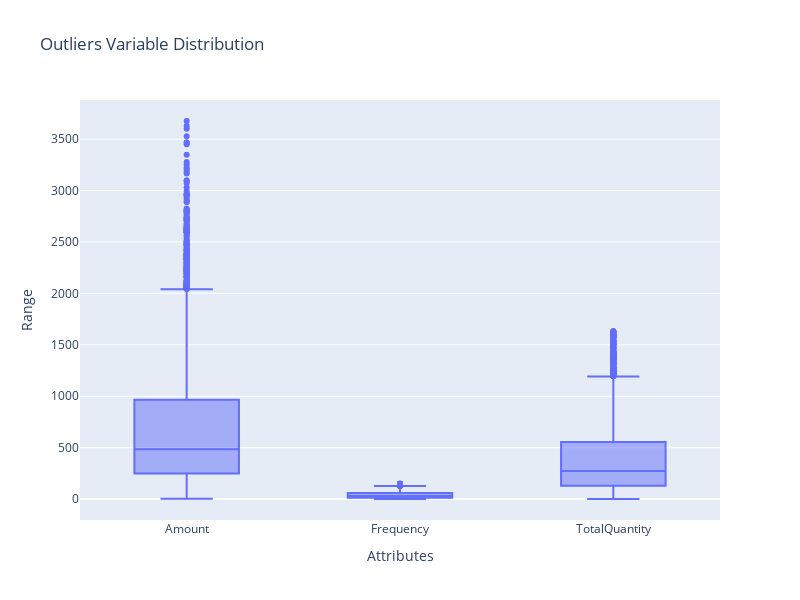

Here is the notebook cell this chart was saved with:
### Code cell
import plotly.express as px

# Create a DataFrame containing the selected attributes
attributes = ['Amount', 'Frequency', 'TotalQuantity']
data = df_gabung[attributes]

# Create a box plot with Plotly
fig = px.box(data, y=attributes, labels={'variable': 'Attributes', 'value': 'Range'},
             title="Outliers Variable Distribution")
fig.update_layout(
    xaxis=dict(title="Attributes"),
    yaxis=dict(title="Range"),
    showlegend=False,
    boxmode='group',  # Display box plots side by side
    width=800, height=600
)
fig.show()

### Figure 1 — Plotly figure (JSON) as saved in the notebook; plotly's stock layout.template omitted (floating-point values rounded to 4 significant figures; data arrays with more than 128 entries replaced by an {"elided": "..."} marker saying what was removed)
{"data": [{"alignmentgroup": "True", "hovertemplate": "Attributes=%{x}<br>Range=%{y}<extra></extra>", "legendgroup": "", "marker": {"color": "#636efa"}, "name": "", "notched": false, "offsetgroup": "", "orientation": "v", "showlegend": false, "type": "box", "x": {"elided": "10365 str values"}, "x0": " ", "xaxis": "x", "y": {"elided": "10365 float values"}, "y0": " ", "yaxis": "y"}], "layout": {"boxmode": "group", "height": 600, "legend": {"tracegroupgap": 0}, "showlegend": false, "title": {"text": "Outliers Variable Distribution"}, "width": 800, "xaxis": {"anchor": "y", "autorange": true, "domain": [0, 1], "range": [-0.5, 2.5], "title": {"text": "Attributes"}, "type": "category"}, "yaxis": {"anchor": "x", "autorange": true, "domain": [0, 1], "range": [-203.2, 3880.0], "title": {"text": "Range"}, "type": "linear"}}}
